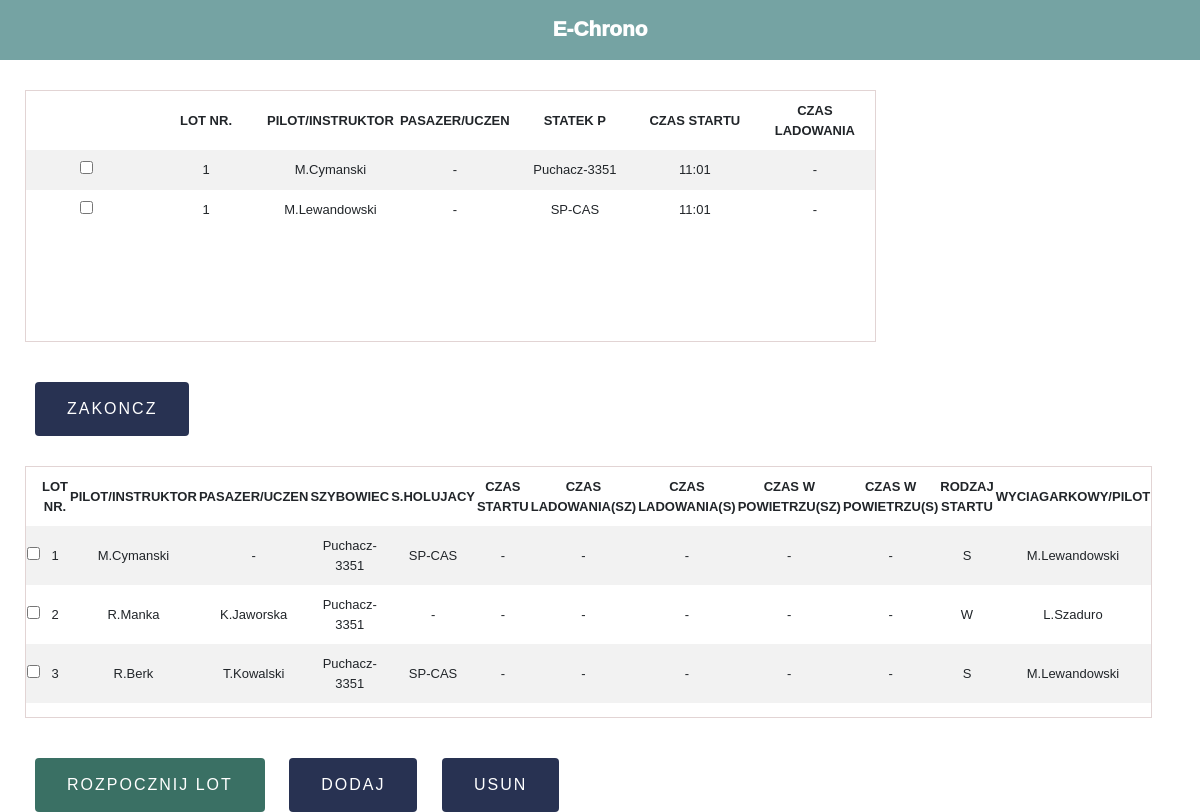
The page / on the database its author committed.
### __init__.py (models this page shows)
class ActiveFlights(db.Model):
    __tablename__ = 'active_flights'
    date = db.Column('date',db.String(10))
    flight_nr =db.Column('flight_nr',db.Integer, primary_key=True)
    time_of_start = db.Column('time_of_start',db.String(5))
    glider_landing_time = db.Column('glider_landing_time',db.String(5),nullable=False)
    airplane_landing_time = db.Column('airplane_landing_time',db.String(5))
    glider_tia = db.Column('glider_tia',db.String(5),nullable=False)
    airplane_tia = db.Column('airplane_tia', db.String(5))
    start_type = db.Column('start_type', db.String(1))
    winch_pilot = db.Column('winch_pilot', db.String(20))
    airplane_pilot = db.Column('airplane_pilot', db.String(20))
    pilot_instructor = db.Column('pilot_instructor', db.String(15))
    passenger_student = db.Column('passenger_student', db.String(15))
    glider = db.Column('glider', db.String(15))
    airplane = db.Column('airplane', db.String(15))

class AirplaneFlight(db.Model):
    __tablename__ = 'airplaneflight'
    date = db.Column('date',db.String(10))
    flight_nr = db.Column('flight_nr',db.Integer,primary_key=True)
    time_of_start = db.Column('time_of_start',db.String(5))
    airplane_landing_time = db.Column('airplane_landing_time',db.String(5))
    airplane_tia = db.Column('airplane_tia',db.String(5))
    airplane_pilot = db.Column('airplane_pilot',db.String(20))
    airplane = db.Column('airplane',db.String(15))

class Chronometer(db.Model):
    __tablename__ = 'chrono'
    date = db.Column('date', db.String(10))
    flight_nr = db.Column('flight_nr', db.Integer, primary_key=True, autoincrement=True)
    time_of_start = db.Column('time_of_start', db.String(5))
    glider_landing_time = db.Column('glider_landing_time', db.String(5), nullable=False)
    airplane_landing_time = db.Column('airplane_landing_time', db.String(5))
    glider_tia = db.Column('glider_tia', db.String(5), nullable=False)
    airplane_tia = db.Column('airplane_tia', db.String(5))
    start_type = db.Column('start_type', db.String(1))
    winch_pilot = db.Column('winch_pilot', db.String(20))
    airplane_pilot = db.Column('airplane_pilot', db.String(20))
    pilot_instructor = db.Column('pilot_instructor', db.String(15))
    passenger_student = db.Column('passenger_student', db.String(15))
    glider = db.Column('glider', db.String(15),)
    airplane = db.Column('aeroplane', db.String(15))

### main.py (the view, shortened to what this page needs)
@app.route("/", methods=["GET", "POST"])
def print_hi():
    chrono = Chronometer.query.all()
    active = ActiveFlights.query.all()
    airplane = AirplaneFlight.query.all()
    airplanes = Airplane.query.all()
    gliders = Glider.query.all()
    return render_template(
        "main.html", active_flights=active, chrono=chrono,
        airplane_flights=airplane,airplanes=airplanes,gliders=gliders
    )

### templates/main.html (shortened to what this page needs)
{% extends 'base.html' %}
{% block body %}
<div class="container">
   <form action="/stopflight" method="POST">
      <table id="activetable">
         <tr class="nothover">
            <th></th>
            <th>Lot nr.</th>
            <th>Pilot/Instruktor</th>
            <th>Pasazer/Uczen</th>
            <th>Statek P</th>
            <th>Czas Startu</th>
            <th>Czas ladowania</th>
         </tr>
         {% for a in active_flights %}
         <tr>
            <td><input type="checkbox" name=g{{a.flight_nr}}></td>
            <td>{{a.flight_nr}}</td>
            <td>{{a.pilot_instructor}}</td>
            <td>{{a.passenger_student}}</td>
            <td>{{a.glider}}</td>
            <td>{{a.time_of_start}}</td>
            <td>{{a.glider_landing_time}}</td>
         </tr>
         {% endfor %}
         {% for ap in airplane_flights %}
         <tr>
            <td><input type="checkbox" name=a{{ap.flight_nr}}></td>
            <td>{{ap.flight_nr}}</td>
            <td>{{ap.airplane_pilot}}</td>
            <td>-</td>
            <td>{{ap.airplane}}</td>
            <td>{{ap.time_of_start}}</td>
            <td>{{ap.airplane_landing_time}}</td>
         </tr>
         {% endfor %}
      </table>
      <button id="EndFlight" type="submit" >ZAKONCZ</button>
   </form>
   <form action="/startflight" method="POST">
      <table id="chronotable">
         <tr class="nothover">
            <th></th>
            <th>Lot nr.</th>
            <th>Pilot/Instruktor</th>
            <th>Pasazer/Uczen</th>
            <th>Szybowiec</th>
            <th>S.Holujacy</th>
            <th>Czas Startu</th>
            <th>Czas ladowania(SZ)</th>
            <th>Czas ladowania(S)</th>
            <th>Czas w powietrzu(SZ)</th>
            <th>Czas w powietrzu(S)</th>
            <th>Rodzaj startu</th>
            <th>Wyciagarkowy/Pilot</th>
         </tr>
         {% for c in chrono %}
         <tr>
            <td><input type="checkbox"  name={{c.flight_nr}}></td>
            <td>{{c.flight_nr}}</td>
            <td>{{c.pilot_instructor}}</td>
            <td>{{c.passenger_student}}</td>
            <td>{{c.glider}}</td>
            <td>{{c.airplane}}</td>
            <td>{{c.time_of_start}}</td>
            <td>{{c.glider_landing_time}}</td>
            <td>{{c.airplane_landing_time}}</td>
            <td>{{c.glider_tia}}</td>
            <td>{{c.airplane_tia}}</td>
            <td>{{c.start_type}}</td>
            {% if c.winch_pilot == '' %}
            <td>{{ c.airplane_pilot }}</td>
            {% else %}
            <td>{{c.winch_pilot}}</td>
            {% endif %}
         </tr>
         {% endfor %}
      </table>
      <button id="StartFlight" type="submit">Rozpocznij lot</button>
      <button id ="AddNew" type=button data-toggle="modal" data-target="#mymodal">Dodaj</button>
      <button id ="Delete" type="submit" formaction="/deleteflight">Usun</button>
      </form>
</div>
{% endblock %}

### templates/base.html (shortened to what this page needs)
<!DOCTYPE html>
<html lang="en">
   <head>
      <link rel="stylesheet" href="https://stackpath.bootstrapcdn.com/bootstrap/4.4.1/css/bootstrap.min.css">
      <link rel="stylesheet" href="/static/styles.css">
   </head>
   <body style="background-color:#ffffff; font-family:'Trebuchet MS', 'Lucida Sans Unicode', 'Lucida Grande', 'Lucida Sans', Arial, sans-serif">
   <div class="navbar">
      <p>E-Chrono</p>
   </div>
{% block body %}
{% endblock %}
</body>
</html>

### static/styles.css (style rules this page uses)
table, #active_table { border: 1px solid #e2d4d4; border-radius: 8px; margin-top: 30px; margin-bottom: 30px; text-align: center; font-size: 13px; }
.navbar { place-content: space-between; width: 100%; background-color: #75a3a3; justify-content: center; height: 60px; }
p { color: #ffffff; margin-top: 0.25em; font-weight: bold; font-weight: 1000; font-size: 1.3em; text-align: center; }
tr:nth-child(even) { background-color: #f2f2f2; }
td { padding-top: 10px; padding-bottom: 10px; width: 120px; }
th { padding-top: 10px; padding-bottom: 10px; text-transform: uppercase; width: 120px; }
button { border: none; color: white; padding: 15px 32px; text-align: center; text-decoration: none; display: inline-block; font-size: 16px; border-radius: 4px; margin-left: 10px; margin-right: 10px; margin-top: 10px; text-transform: uppercase; letter-spacing: 2px; }
#StartFlight { background-color: #3a7064; }
#AddNew { background-color: #283252; }
#Delete { background-color: #283252; }
#EndFlight { background-color: #283252; }
.container { margin-left: 10px; }

### rows shown on the page
ActiveFlights: flight_nr "1", pilot_instructor "M.Cymanski", passenger_student "-", glider "Puchacz-3351", time_of_start "11:01", glider_landing_time "-"
AirplaneFlight: flight_nr "1", airplane_pilot "M.Lewandowski", airplane "SP-CAS", time_of_start "11:01", airplane_landing_time "-"
Chronometer: flight_nr "1", pilot_instructor "M.Cymanski", passenger_student "-", glider "Puchacz-3351", airplane "SP-CAS", time_of_start "-", glider_landing_time "-", airplane_landing_time "-", glider_tia "-", airplane_tia "-", start_type "S", airplane_pilot "M.Lewandowski"
Chronometer: flight_nr "2", pilot_instructor "R.Manka", passenger_student "K.Jaworska", glider "Puchacz-3351", airplane "-", time_of_start "-", glider_landing_time "-", airplane_landing_time "-", glider_tia "-", airplane_tia "-", start_type "W", winch_pilot "L.Szaduro"
Chronometer: flight_nr "3", pilot_instructor "R.Berk", passenger_student "T.Kowalski", glider "Puchacz-3351", airplane "SP-CAS", time_of_start "-", glider_landing_time "-", airplane_landing_time "-", glider_tia "-", airplane_tia "-", start_type "S", airplane_pilot "M.Lewandowski"
